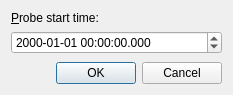
<?xml version="1.0" encoding="UTF-8"?>
<ui version="4.0">
 <class>ProbeStartDialog</class>
 <widget class="QDialog" name="ProbeStartDialog">
  <property name="geometry">
   <rect>
    <x>0</x>
    <y>0</y>
    <width>233</width>
    <height>95</height>
   </rect>
  </property>
  <property name="windowTitle">
   <string>Set Probe Start Time</string>
  </property>
  <property name="modal">
   <bool>true</bool>
  </property>
  <layout class="QVBoxLayout" name="verticalLayout">
   <item>
    <widget class="QLabel" name="label">
     <property name="text">
      <string>&amp;Probe start time:</string>
     </property>
     <property name="buddy">
      <cstring>probeStartTimeEdit</cstring>
     </property>
    </widget>
   </item>
   <item>
    <widget class="QDateTimeEdit" name="probeStartTimeEdit">
     <property name="displayFormat">
      <string>yyyy-MM-dd hh:mm:ss.zzz</string>
     </property>
    </widget>
   </item>
   <item>
    <spacer name="verticalSpacer">
     <property name="orientation">
      <enum>Qt::Vertical</enum>
     </property>
     <property name="sizeHint" stdset="0">
      <size>
       <width>20</width>
       <height>40</height>
      </size>
     </property>
    </spacer>
   </item>
   <item>
    <widget class="QDialogButtonBox" name="buttonBox">
     <property name="orientation">
      <enum>Qt::Horizontal</enum>
     </property>
     <property name="standardButtons">
      <set>QDialogButtonBox::Cancel|QDialogButtonBox::Ok</set>
     </property>
    </widget>
   </item>
  </layout>
 </widget>
 <resources/>
 <connections>
  <connection>
   <sender>buttonBox</sender>
   <signal>accepted()</signal>
   <receiver>ProbeStartDialog</receiver>
   <slot>accept()</slot>
   <hints>
    <hint type="sourcelabel">
     <x>248</x>
     <y>254</y>
    </hint>
    <hint type="destinationlabel">
     <x>157</x>
     <y>274</y>
    </hint>
   </hints>
  </connection>
  <connection>
   <sender>buttonBox</sender>
   <signal>rejected()</signal>
   <receiver>ProbeStartDialog</receiver>
   <slot>reject()</slot>
   <hints>
    <hint type="sourcelabel">
     <x>316</x>
     <y>260</y>
    </hint>
    <hint type="destinationlabel">
     <x>286</x>
     <y>274</y>
    </hint>
   </hints>
  </connection>
 </connections>
</ui>
